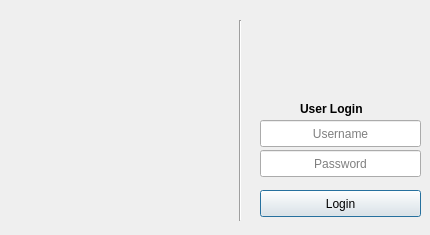
<?xml version="1.0" encoding="UTF-8"?>
<ui version="4.0">
 <class>Dialog_compmusic</class>
 <widget class="QDialog" name="Dialog_compmusic">
  <property name="geometry">
   <rect>
    <x>0</x>
    <y>0</y>
    <width>430</width>
    <height>235</height>
   </rect>
  </property>
  <property name="minimumSize">
   <size>
    <width>430</width>
    <height>235</height>
   </size>
  </property>
  <property name="maximumSize">
   <size>
    <width>430</width>
    <height>235</height>
   </size>
  </property>
  <property name="windowTitle">
   <string>CompMusic</string>
  </property>
  <property name="windowIcon">
   <iconset resource="resource-compmusic.qrc">
    <normaloff>:/compmusic/images/compmusic-logo-white.png</normaloff>:/compmusic/images/compmusic-logo-white.png</iconset>
  </property>
  <property name="layoutDirection">
   <enum>Qt::LeftToRight</enum>
  </property>
  <property name="styleSheet">
   <string notr="true"/>
  </property>
  <widget class="QLabel" name="label_compmusic_logo">
   <property name="geometry">
    <rect>
     <x>20</x>
     <y>20</y>
     <width>191</width>
     <height>191</height>
    </rect>
   </property>
   <property name="text">
    <string/>
   </property>
   <property name="pixmap">
    <pixmap resource="resource-compmusic.qrc">:/compmusic/images/compmusic-logo-white.png</pixmap>
   </property>
   <property name="scaledContents">
    <bool>true</bool>
   </property>
  </widget>
  <widget class="Line" name="line_seperator">
   <property name="geometry">
    <rect>
     <x>230</x>
     <y>20</y>
     <width>20</width>
     <height>201</height>
    </rect>
   </property>
   <property name="orientation">
    <enum>Qt::Vertical</enum>
   </property>
  </widget>
  <widget class="QLineEdit" name="lineEdit_id">
   <property name="geometry">
    <rect>
     <x>260</x>
     <y>120</y>
     <width>161</width>
     <height>27</height>
    </rect>
   </property>
   <property name="font">
    <font>
     <weight>50</weight>
     <bold>false</bold>
    </font>
   </property>
   <property name="text">
    <string/>
   </property>
   <property name="echoMode">
    <enum>QLineEdit::Normal</enum>
   </property>
   <property name="alignment">
    <set>Qt::AlignCenter</set>
   </property>
   <property name="placeholderText">
    <string>Username</string>
   </property>
  </widget>
  <widget class="QPushButton" name="pushButton_login">
   <property name="geometry">
    <rect>
     <x>260</x>
     <y>190</y>
     <width>161</width>
     <height>27</height>
    </rect>
   </property>
   <property name="styleSheet">
    <string notr="true">QToolButton { /* all types of tool button */
    border: 2px solid #8f8f91;
    border-radius: 6px;
    background-color: qlineargradient(x1: 0, y1: 0, x2: 0, y2: 1,
                                      stop: 0 #f6f7fa, stop: 1 #dadbde);
}


QToolButton:pressed {
    background-color: qlineargradient(x1: 0, y1: 0, x2: 0, y2: 1,
                                      stop: 0 #dadbde, stop: 1 #f6f7fa);
}


</string>
   </property>
   <property name="text">
    <string notr="true">Login</string>
   </property>
   <property name="icon">
    <iconset resource="resource-compmusic.qrc">
     <normaloff>:/compmusic/images/login.png</normaloff>:/compmusic/images/login.png</iconset>
   </property>
   <property name="shortcut">
    <string/>
   </property>
   <property name="default">
    <bool>false</bool>
   </property>
   <property name="flat">
    <bool>false</bool>
   </property>
  </widget>
  <widget class="QLabel" name="label_login">
   <property name="geometry">
    <rect>
     <x>300</x>
     <y>100</y>
     <width>81</width>
     <height>17</height>
    </rect>
   </property>
   <property name="font">
    <font>
     <weight>75</weight>
     <bold>true</bold>
    </font>
   </property>
   <property name="text">
    <string>User Login</string>
   </property>
  </widget>
  <widget class="QLabel" name="label_dunya_logo">
   <property name="geometry">
    <rect>
     <x>310</x>
     <y>30</y>
     <width>61</width>
     <height>61</height>
    </rect>
   </property>
   <property name="text">
    <string/>
   </property>
   <property name="pixmap">
    <pixmap resource="resource-compmusic.qrc">:/compmusic/images/logoDunya.png</pixmap>
   </property>
   <property name="scaledContents">
    <bool>true</bool>
   </property>
  </widget>
  <widget class="QLineEdit" name="lineEdit_password">
   <property name="geometry">
    <rect>
     <x>260</x>
     <y>150</y>
     <width>161</width>
     <height>27</height>
    </rect>
   </property>
   <property name="font">
    <font>
     <weight>50</weight>
     <bold>false</bold>
    </font>
   </property>
   <property name="text">
    <string/>
   </property>
   <property name="echoMode">
    <enum>QLineEdit::Password</enum>
   </property>
   <property name="alignment">
    <set>Qt::AlignCenter</set>
   </property>
   <property name="placeholderText">
    <string>Password</string>
   </property>
  </widget>
 </widget>
 <tabstops>
  <tabstop>pushButton_login</tabstop>
  <tabstop>lineEdit_id</tabstop>
  <tabstop>lineEdit_password</tabstop>
 </tabstops>
 <resources>
  <include location="resource-compmusic.qrc"/>
  <include location="resource-compmusic.qrc"/>
  <include location="resource-compmusic.qrc"/>
  <include location="resource-compmusic.qrc"/>
 </resources>
 <connections/>
</ui>
